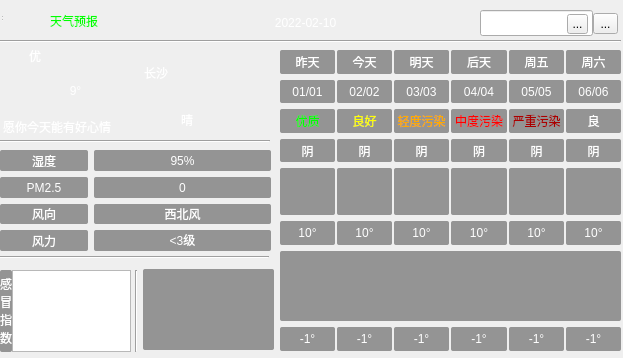
<?xml version="1.0" encoding="UTF-8"?>
<ui version="4.0">
 <class>MainWindow</class>
 <widget class="QWidget" name="MainWindow">
  <property name="geometry">
   <rect>
    <x>0</x>
    <y>0</y>
    <width>623</width>
    <height>358</height>
   </rect>
  </property>
  <property name="cursor">
   <cursorShape>PointingHandCursor</cursorShape>
  </property>
  <property name="windowTitle">
   <string>MainWindow</string>
  </property>
  <widget class="QWidget" name="centralwidget" native="true">
   <property name="geometry">
    <rect>
     <x>0</x>
     <y>0</y>
     <width>624</width>
     <height>359</height>
    </rect>
   </property>
   <widget class="QWidget" name="widget" native="true">
    <property name="geometry">
     <rect>
      <x>0</x>
      <y>0</y>
      <width>624</width>
      <height>365</height>
     </rect>
    </property>
    <property name="styleSheet">
     <string notr="true">QWidget#widget
{
border-image: url(:/weaUI/weaUI.png);
color: rgb(255, 255, 255);
}

QLabel{
font: 25 10pt &quot;Microsoft YaHei&quot;;
border-radius: 2px;
background-color: rgba(60, 60, 60, 130);
color: rgb(255, 255, 255);
}

Line{
	background-color: rgb(0, 85, 0);
}</string>
    </property>
    <widget class="QLineEdit" name="cityLineEdit">
     <property name="geometry">
      <rect>
       <x>480</x>
       <y>10</y>
       <width>113</width>
       <height>26</height>
      </rect>
     </property>
     <property name="cursor">
      <cursorShape>IBeamCursor</cursorShape>
     </property>
     <property name="autoFillBackground">
      <bool>false</bool>
     </property>
     <property name="text">
      <string/>
     </property>
    </widget>
    <widget class="QLabel" name="dateLb">
     <property name="geometry">
      <rect>
       <x>160</x>
       <y>10</y>
       <width>291</width>
       <height>25</height>
      </rect>
     </property>
     <property name="styleSheet">
      <string notr="true">color: rgb(255,255,255);
background-color: rgba(255, 255, 255, 0);
font: 20pt &quot;黑体&quot;;
</string>
     </property>
     <property name="text">
      <string>2022-02-10</string>
     </property>
     <property name="alignment">
      <set>Qt::AlignCenter</set>
     </property>
    </widget>
    <widget class="Line" name="hLine_1">
     <property name="geometry">
      <rect>
       <x>0</x>
       <y>40</y>
       <width>621</width>
       <height>3</height>
      </rect>
     </property>
     <property name="orientation">
      <enum>Qt::Horizontal</enum>
     </property>
    </widget>
    <widget class="Line" name="hLine_2">
     <property name="geometry">
      <rect>
       <x>0</x>
       <y>140</y>
       <width>270</width>
       <height>3</height>
      </rect>
     </property>
     <property name="orientation">
      <enum>Qt::Horizontal</enum>
     </property>
    </widget>
    <widget class="Line" name="hLine_3">
     <property name="geometry">
      <rect>
       <x>0</x>
       <y>256</y>
       <width>269</width>
       <height>3</height>
      </rect>
     </property>
     <property name="orientation">
      <enum>Qt::Horizontal</enum>
     </property>
    </widget>
    <widget class="QLabel" name="titltLb">
     <property name="geometry">
      <rect>
       <x>50</x>
       <y>0</y>
       <width>111</width>
       <height>41</height>
      </rect>
     </property>
     <property name="styleSheet">
      <string notr="true">color:rgb(0, 255, 0);
font: 20pt &quot;华光琥珀_CNKI&quot;;
background-color: rgba(255, 255, 255, 0);</string>
     </property>
     <property name="text">
      <string>天气预报</string>
     </property>
    </widget>
    <widget class="QWidget" name="gridLayoutWidget">
     <property name="geometry">
      <rect>
       <x>0</x>
       <y>150</y>
       <width>271</width>
       <height>101</height>
      </rect>
     </property>
     <layout class="QGridLayout" name="gridLayout">
      <property name="horizontalSpacing">
       <number>6</number>
      </property>
      <item row="0" column="0">
       <widget class="QLabel" name="shidutitleLb">
        <property name="text">
         <string>湿度</string>
        </property>
        <property name="alignment">
         <set>Qt::AlignCenter</set>
        </property>
       </widget>
      </item>
      <item row="3" column="1" colspan="2">
       <widget class="QLabel" name="flLb">
        <property name="text">
         <string>&lt;3级</string>
        </property>
        <property name="alignment">
         <set>Qt::AlignCenter</set>
        </property>
       </widget>
      </item>
      <item row="2" column="0">
       <widget class="QLabel" name="fxtitleLb">
        <property name="text">
         <string>风向</string>
        </property>
        <property name="alignment">
         <set>Qt::AlignCenter</set>
        </property>
       </widget>
      </item>
      <item row="1" column="0">
       <widget class="QLabel" name="pm25titleLb">
        <property name="text">
         <string>PM2.5</string>
        </property>
        <property name="alignment">
         <set>Qt::AlignCenter</set>
        </property>
       </widget>
      </item>
      <item row="3" column="0">
       <widget class="QLabel" name="fltitleLb">
        <property name="text">
         <string>风力</string>
        </property>
        <property name="alignment">
         <set>Qt::AlignCenter</set>
        </property>
       </widget>
      </item>
      <item row="0" column="1" colspan="2">
       <widget class="QLabel" name="shiduLb">
        <property name="text">
         <string>95%</string>
        </property>
        <property name="alignment">
         <set>Qt::AlignCenter</set>
        </property>
       </widget>
      </item>
      <item row="1" column="1" colspan="2">
       <widget class="QLabel" name="pm25Lb">
        <property name="text">
         <string>0</string>
        </property>
        <property name="alignment">
         <set>Qt::AlignCenter</set>
        </property>
       </widget>
      </item>
      <item row="2" column="1" colspan="2">
       <widget class="QLabel" name="fxLb">
        <property name="text">
         <string>西北风</string>
        </property>
        <property name="alignment">
         <set>Qt::AlignCenter</set>
        </property>
       </widget>
      </item>
     </layout>
    </widget>
    <widget class="QWidget" name="gridLayoutWidget_2">
     <property name="geometry">
      <rect>
       <x>80</x>
       <y>50</y>
       <width>121</width>
       <height>46</height>
      </rect>
     </property>
     <layout class="QGridLayout" name="gridLayout_2">
      <item row="0" column="1">
       <widget class="QLabel" name="cityLb">
        <property name="styleSheet">
         <string notr="true">font: 20pt &quot;黑体&quot;;
background-color: rgba(255, 255, 255, 0);</string>
        </property>
        <property name="text">
         <string>长沙</string>
        </property>
       </widget>
      </item>
      <item row="0" column="0">
       <widget class="QLabel" name="label">
        <property name="styleSheet">
         <string notr="true">image: url(:/weathericon./location.ico);
background-color: rgba(255, 255, 255, 0);</string>
        </property>
        <property name="text">
         <string/>
        </property>
       </widget>
      </item>
     </layout>
    </widget>
    <widget class="QWidget" name="gridLayoutWidget_3">
     <property name="geometry">
      <rect>
       <x>280</x>
       <y>50</y>
       <width>341</width>
       <height>301</height>
      </rect>
     </property>
     <layout class="QGridLayout" name="gridLayout_3">
      <property name="horizontalSpacing">
       <number>2</number>
      </property>
      <property name="verticalSpacing">
       <number>6</number>
      </property>
      <item row="4" column="3" rowspan="2">
       <widget class="QLabel" name="typeico3Lb">
        <property name="styleSheet">
         <string notr="true">image: url(:/night/night/雨.png);</string>
        </property>
        <property name="text">
         <string/>
        </property>
       </widget>
      </item>
      <item row="0" column="2">
       <widget class="QLabel" name="week2Lb">
        <property name="text">
         <string>明天</string>
        </property>
        <property name="alignment">
         <set>Qt::AlignCenter</set>
        </property>
       </widget>
      </item>
      <item row="2" column="3">
       <widget class="QLabel" name="quality3Lb">
        <property name="styleSheet">
         <string notr="true">color: rgb(255, 0, 0);</string>
        </property>
        <property name="text">
         <string>中度污染</string>
        </property>
        <property name="alignment">
         <set>Qt::AlignCenter</set>
        </property>
       </widget>
      </item>
      <item row="11" column="1">
       <widget class="QLabel" name="low1Lb">
        <property name="text">
         <string>-1°</string>
        </property>
        <property name="alignment">
         <set>Qt::AlignCenter</set>
        </property>
       </widget>
      </item>
      <item row="2" column="0">
       <widget class="QLabel" name="quality0Lb">
        <property name="styleSheet">
         <string notr="true">color: rgb(0, 255, 0);</string>
        </property>
        <property name="text">
         <string>优质</string>
        </property>
        <property name="alignment">
         <set>Qt::AlignCenter</set>
        </property>
       </widget>
      </item>
      <item row="0" column="5">
       <widget class="QLabel" name="week5Lb">
        <property name="text">
         <string>周六</string>
        </property>
        <property name="alignment">
         <set>Qt::AlignCenter</set>
        </property>
       </widget>
      </item>
      <item row="7" column="0">
       <widget class="QLabel" name="high0Lb">
        <property name="text">
         <string>10°</string>
        </property>
        <property name="alignment">
         <set>Qt::AlignCenter</set>
        </property>
       </widget>
      </item>
      <item row="3" column="1">
       <widget class="QLabel" name="type1Lb">
        <property name="styleSheet">
         <string notr="true"/>
        </property>
        <property name="text">
         <string>阴</string>
        </property>
        <property name="alignment">
         <set>Qt::AlignCenter</set>
        </property>
       </widget>
      </item>
      <item row="3" column="3">
       <widget class="QLabel" name="type3Lb">
        <property name="text">
         <string>阴</string>
        </property>
        <property name="alignment">
         <set>Qt::AlignCenter</set>
        </property>
       </widget>
      </item>
      <item row="11" column="5">
       <widget class="QLabel" name="low5Lb">
        <property name="text">
         <string>-1°</string>
        </property>
        <property name="alignment">
         <set>Qt::AlignCenter</set>
        </property>
       </widget>
      </item>
      <item row="1" column="4">
       <widget class="QLabel" name="date4Lb">
        <property name="text">
         <string>05/05</string>
        </property>
        <property name="alignment">
         <set>Qt::AlignCenter</set>
        </property>
       </widget>
      </item>
      <item row="2" column="1">
       <widget class="QLabel" name="quality1Lb">
        <property name="styleSheet">
         <string notr="true">color: rgb(255, 255, 0);</string>
        </property>
        <property name="text">
         <string>良好</string>
        </property>
        <property name="alignment">
         <set>Qt::AlignCenter</set>
        </property>
       </widget>
      </item>
      <item row="7" column="4">
       <widget class="QLabel" name="high4Lb">
        <property name="text">
         <string>10°</string>
        </property>
        <property name="alignment">
         <set>Qt::AlignCenter</set>
        </property>
       </widget>
      </item>
      <item row="0" column="3">
       <widget class="QLabel" name="week3Lb">
        <property name="text">
         <string>后天</string>
        </property>
        <property name="alignment">
         <set>Qt::AlignCenter</set>
        </property>
       </widget>
      </item>
      <item row="7" column="2">
       <widget class="QLabel" name="high2Lb">
        <property name="text">
         <string>10°</string>
        </property>
        <property name="alignment">
         <set>Qt::AlignCenter</set>
        </property>
       </widget>
      </item>
      <item row="0" column="4">
       <widget class="QLabel" name="week4Lb">
        <property name="text">
         <string>周五</string>
        </property>
        <property name="alignment">
         <set>Qt::AlignCenter</set>
        </property>
       </widget>
      </item>
      <item row="0" column="1">
       <widget class="QLabel" name="week1Lb">
        <property name="text">
         <string>今天</string>
        </property>
        <property name="alignment">
         <set>Qt::AlignCenter</set>
        </property>
       </widget>
      </item>
      <item row="0" column="0">
       <widget class="QLabel" name="week0Lb">
        <property name="text">
         <string>昨天</string>
        </property>
        <property name="alignment">
         <set>Qt::AlignCenter</set>
        </property>
       </widget>
      </item>
      <item row="7" column="3">
       <widget class="QLabel" name="high3Lb">
        <property name="text">
         <string>10°</string>
        </property>
        <property name="alignment">
         <set>Qt::AlignCenter</set>
        </property>
       </widget>
      </item>
      <item row="4" column="0" rowspan="2">
       <widget class="QLabel" name="typeico0Lb">
        <property name="styleSheet">
         <string notr="true">image: url(:/night/night/雨.png);</string>
        </property>
        <property name="text">
         <string/>
        </property>
       </widget>
      </item>
      <item row="4" column="2" rowspan="2">
       <widget class="QLabel" name="typeico2Lb">
        <property name="styleSheet">
         <string notr="true">image: url(:/night/night/雨.png);</string>
        </property>
        <property name="text">
         <string/>
        </property>
       </widget>
      </item>
      <item row="1" column="2">
       <widget class="QLabel" name="date2Lb">
        <property name="text">
         <string>03/03</string>
        </property>
        <property name="alignment">
         <set>Qt::AlignCenter</set>
        </property>
       </widget>
      </item>
      <item row="1" column="3">
       <widget class="QLabel" name="date3Lb">
        <property name="text">
         <string>04/04</string>
        </property>
        <property name="alignment">
         <set>Qt::AlignCenter</set>
        </property>
       </widget>
      </item>
      <item row="7" column="1">
       <widget class="QLabel" name="high1Lb">
        <property name="text">
         <string>10°</string>
        </property>
        <property name="alignment">
         <set>Qt::AlignCenter</set>
        </property>
       </widget>
      </item>
      <item row="2" column="5">
       <widget class="QLabel" name="quality5Lb">
        <property name="text">
         <string>良</string>
        </property>
        <property name="alignment">
         <set>Qt::AlignCenter</set>
        </property>
       </widget>
      </item>
      <item row="8" column="0" rowspan="3" colspan="6">
       <widget class="QLabel" name="curveLb">
        <property name="text">
         <string/>
        </property>
        <property name="alignment">
         <set>Qt::AlignCenter</set>
        </property>
       </widget>
      </item>
      <item row="3" column="0">
       <widget class="QLabel" name="type0Lb">
        <property name="text">
         <string>阴</string>
        </property>
        <property name="alignment">
         <set>Qt::AlignCenter</set>
        </property>
       </widget>
      </item>
      <item row="1" column="0">
       <widget class="QLabel" name="date0Lb">
        <property name="text">
         <string>01/01</string>
        </property>
        <property name="alignment">
         <set>Qt::AlignCenter</set>
        </property>
       </widget>
      </item>
      <item row="11" column="0">
       <widget class="QLabel" name="low0Lb">
        <property name="text">
         <string>-1°</string>
        </property>
        <property name="alignment">
         <set>Qt::AlignCenter</set>
        </property>
       </widget>
      </item>
      <item row="11" column="2">
       <widget class="QLabel" name="low2Lb">
        <property name="text">
         <string>-1°</string>
        </property>
        <property name="alignment">
         <set>Qt::AlignCenter</set>
        </property>
       </widget>
      </item>
      <item row="2" column="2">
       <widget class="QLabel" name="quality2Lb">
        <property name="styleSheet">
         <string notr="true">color: rgb(255, 170, 0);</string>
        </property>
        <property name="text">
         <string>轻度污染</string>
        </property>
        <property name="alignment">
         <set>Qt::AlignCenter</set>
        </property>
       </widget>
      </item>
      <item row="3" column="5">
       <widget class="QLabel" name="type5Lb">
        <property name="text">
         <string>阴</string>
        </property>
        <property name="alignment">
         <set>Qt::AlignCenter</set>
        </property>
       </widget>
      </item>
      <item row="3" column="4">
       <widget class="QLabel" name="type4Lb">
        <property name="text">
         <string>阴</string>
        </property>
        <property name="alignment">
         <set>Qt::AlignCenter</set>
        </property>
       </widget>
      </item>
      <item row="1" column="5">
       <widget class="QLabel" name="date5Lb">
        <property name="text">
         <string>06/06</string>
        </property>
        <property name="alignment">
         <set>Qt::AlignCenter</set>
        </property>
       </widget>
      </item>
      <item row="3" column="2">
       <widget class="QLabel" name="type2Lb">
        <property name="text">
         <string>阴</string>
        </property>
        <property name="alignment">
         <set>Qt::AlignCenter</set>
        </property>
       </widget>
      </item>
      <item row="4" column="1" rowspan="2">
       <widget class="QLabel" name="typeico1Lb">
        <property name="styleSheet">
         <string notr="true">image: url(:/night/night/雨.png);

</string>
        </property>
        <property name="text">
         <string/>
        </property>
       </widget>
      </item>
      <item row="4" column="4" rowspan="2">
       <widget class="QLabel" name="typeico4Lb">
        <property name="styleSheet">
         <string notr="true">image: url(:/night/night/雨.png);</string>
        </property>
        <property name="text">
         <string/>
        </property>
       </widget>
      </item>
      <item row="1" column="1">
       <widget class="QLabel" name="date1Lb">
        <property name="text">
         <string>02/02</string>
        </property>
        <property name="alignment">
         <set>Qt::AlignCenter</set>
        </property>
       </widget>
      </item>
      <item row="4" column="5" rowspan="2">
       <widget class="QLabel" name="typeico5Lb">
        <property name="styleSheet">
         <string notr="true">image: url(:/night/night/雨.png);</string>
        </property>
        <property name="text">
         <string/>
        </property>
       </widget>
      </item>
      <item row="11" column="3">
       <widget class="QLabel" name="low3Lb">
        <property name="text">
         <string>-1°</string>
        </property>
        <property name="alignment">
         <set>Qt::AlignCenter</set>
        </property>
       </widget>
      </item>
      <item row="2" column="4">
       <widget class="QLabel" name="quality4Lb">
        <property name="styleSheet">
         <string notr="true">color: rgb(170, 0, 0);</string>
        </property>
        <property name="text">
         <string>严重污染</string>
        </property>
        <property name="alignment">
         <set>Qt::AlignCenter</set>
        </property>
       </widget>
      </item>
      <item row="11" column="4">
       <widget class="QLabel" name="low4Lb">
        <property name="text">
         <string>-1°</string>
        </property>
        <property name="alignment">
         <set>Qt::AlignCenter</set>
        </property>
       </widget>
      </item>
      <item row="7" column="5">
       <widget class="QLabel" name="high5Lb">
        <property name="text">
         <string>10°</string>
        </property>
        <property name="alignment">
         <set>Qt::AlignCenter</set>
        </property>
       </widget>
      </item>
     </layout>
    </widget>
    <widget class="QLabel" name="leafLb">
     <property name="geometry">
      <rect>
       <x>10</x>
       <y>50</y>
       <width>21</width>
       <height>16</height>
      </rect>
     </property>
     <property name="styleSheet">
      <string notr="true">image: url(:/weathericon./leaf.ico);
background-color: rgba(60, 60, 60, 0);
</string>
     </property>
     <property name="text">
      <string/>
     </property>
    </widget>
    <widget class="QLabel" name="quailtyLb">
     <property name="geometry">
      <rect>
       <x>29</x>
       <y>48</y>
       <width>51</width>
       <height>16</height>
      </rect>
     </property>
     <property name="styleSheet">
      <string notr="true">background-color: rgba(60, 60, 60, 0);</string>
     </property>
     <property name="text">
      <string>优</string>
     </property>
    </widget>
    <widget class="QLabel" name="tempLb">
     <property name="geometry">
      <rect>
       <x>40</x>
       <y>60</y>
       <width>71</width>
       <height>61</height>
      </rect>
     </property>
     <property name="styleSheet">
      <string notr="true">font: 40pt &quot;Arial&quot;;
background-color: rgba(60, 60, 60, 0);</string>
     </property>
     <property name="text">
      <string>9°</string>
     </property>
     <property name="alignment">
      <set>Qt::AlignCenter</set>
     </property>
    </widget>
    <widget class="QLabel" name="typeLb">
     <property name="geometry">
      <rect>
       <x>160</x>
       <y>110</y>
       <width>54</width>
       <height>20</height>
      </rect>
     </property>
     <property name="styleSheet">
      <string notr="true">background-color: rgba(60, 60, 60, 0);</string>
     </property>
     <property name="text">
      <string>晴</string>
     </property>
     <property name="alignment">
      <set>Qt::AlignCenter</set>
     </property>
    </widget>
    <widget class="QLabel" name="typeicoLb">
     <property name="geometry">
      <rect>
       <x>200</x>
       <y>90</y>
       <width>71</width>
       <height>61</height>
      </rect>
     </property>
     <property name="font">
      <font>
       <family>Microsoft YaHei</family>
       <pointsize>10</pointsize>
       <weight>3</weight>
       <italic>false</italic>
       <bold>false</bold>
      </font>
     </property>
     <property name="styleSheet">
      <string notr="true">border-image: url(:/day/day/晴.png);
background-color: rgba(60, 60, 60, 0);
</string>
     </property>
     <property name="text">
      <string/>
     </property>
    </widget>
    <widget class="QWidget" name="gridLayoutWidget_4">
     <property name="geometry">
      <rect>
       <x>0</x>
       <y>270</y>
       <width>131</width>
       <height>82</height>
      </rect>
     </property>
     <layout class="QGridLayout" name="gridLayout_4">
      <property name="horizontalSpacing">
       <number>0</number>
      </property>
      <item row="0" column="0">
       <widget class="QLabel" name="ganmaotitleLb">
        <property name="text">
         <string>&lt;html&gt;&lt;head/&gt;&lt;body&gt;&lt;p&gt;感&lt;br/&gt;冒&lt;br/&gt;指&lt;br/&gt;数&lt;/p&gt;&lt;/body&gt;&lt;/html&gt;</string>
        </property>
       </widget>
      </item>
      <item row="0" column="1">
       <widget class="QTextBrowser" name="ganmaotextBrowser"/>
      </item>
     </layout>
    </widget>
    <widget class="QLabel" name="sunrisesetLb">
     <property name="geometry">
      <rect>
       <x>143</x>
       <y>269</y>
       <width>131</width>
       <height>81</height>
      </rect>
     </property>
     <property name="text">
      <string/>
     </property>
    </widget>
    <widget class="QToolButton" name="searchToolBtn">
     <property name="geometry">
      <rect>
       <x>567</x>
       <y>14</y>
       <width>21</width>
       <height>20</height>
      </rect>
     </property>
     <property name="styleSheet">
      <string notr="true">border-image: url(:/weathericon./search.ico);</string>
     </property>
     <property name="text">
      <string>...</string>
     </property>
    </widget>
    <widget class="QToolButton" name="refreshToolBtn">
     <property name="geometry">
      <rect>
       <x>593</x>
       <y>13</y>
       <width>25</width>
       <height>21</height>
      </rect>
     </property>
     <property name="styleSheet">
      <string notr="true">border-image: url(:/weathericon./refresh.ico);</string>
     </property>
     <property name="text">
      <string>...</string>
     </property>
    </widget>
    <widget class="Line" name="line">
     <property name="geometry">
      <rect>
       <x>135</x>
       <y>270</y>
       <width>3</width>
       <height>82</height>
      </rect>
     </property>
     <property name="orientation">
      <enum>Qt::Vertical</enum>
     </property>
    </widget>
    <widget class="QLabel" name="noticeLb">
     <property name="geometry">
      <rect>
       <x>3</x>
       <y>117</y>
       <width>151</width>
       <height>20</height>
      </rect>
     </property>
     <property name="styleSheet">
      <string notr="true">background-color: rgba(60, 60, 60, 0);
font: 25 10pt &quot;Microsoft YaHei&quot;;
color: rgb(255, 255, 255);</string>
     </property>
     <property name="text">
      <string>愿你今天能有好心情</string>
     </property>
    </widget>
    <widget class="QWidget" name="gridLayoutWidget_5">
     <property name="geometry">
      <rect>
       <x>10</x>
       <y>60</y>
       <width>160</width>
       <height>80</height>
      </rect>
     </property>
     <layout class="QGridLayout" name="gridLayout_5"/>
    </widget>
    <zorder>sunrisesetLb</zorder>
    <zorder>cityLineEdit</zorder>
    <zorder>dateLb</zorder>
    <zorder>hLine_1</zorder>
    <zorder>hLine_2</zorder>
    <zorder>hLine_3</zorder>
    <zorder>titltLb</zorder>
    <zorder>gridLayoutWidget</zorder>
    <zorder>gridLayoutWidget_2</zorder>
    <zorder>gridLayoutWidget_3</zorder>
    <zorder>leafLb</zorder>
    <zorder>quailtyLb</zorder>
    <zorder>tempLb</zorder>
    <zorder>typeLb</zorder>
    <zorder>typeicoLb</zorder>
    <zorder>gridLayoutWidget_4</zorder>
    <zorder>searchToolBtn</zorder>
    <zorder>refreshToolBtn</zorder>
    <zorder>line</zorder>
    <zorder>noticeLb</zorder>
    <zorder>gridLayoutWidget_5</zorder>
   </widget>
  </widget>
  <widget class="QStatusBar" name="statusbar">
   <property name="geometry">
    <rect>
     <x>0</x>
     <y>0</y>
     <width>3</width>
     <height>22</height>
    </rect>
   </property>
  </widget>
 </widget>
 <resources/>
 <connections/>
</ui>
